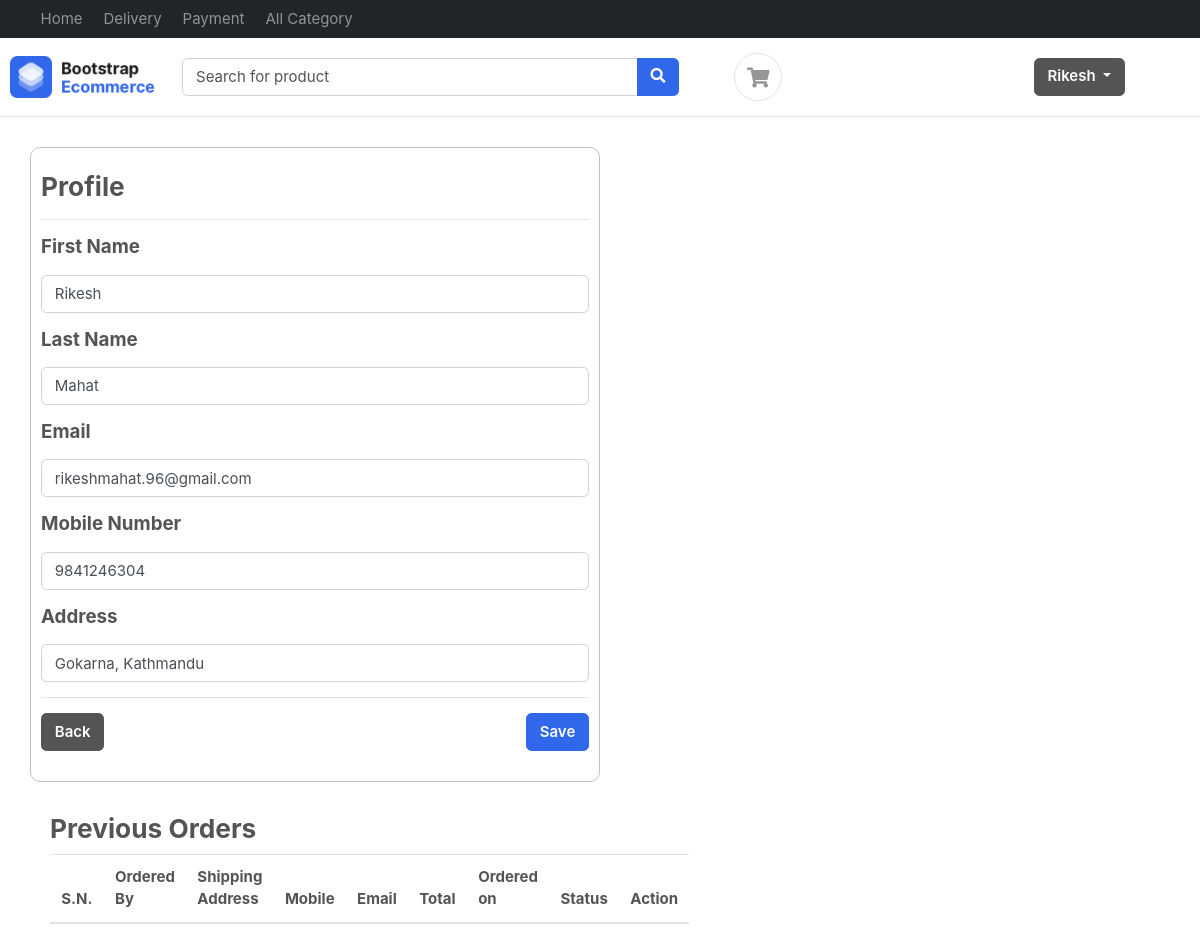
The app's page /accounts/profile/ (signed in), older data.
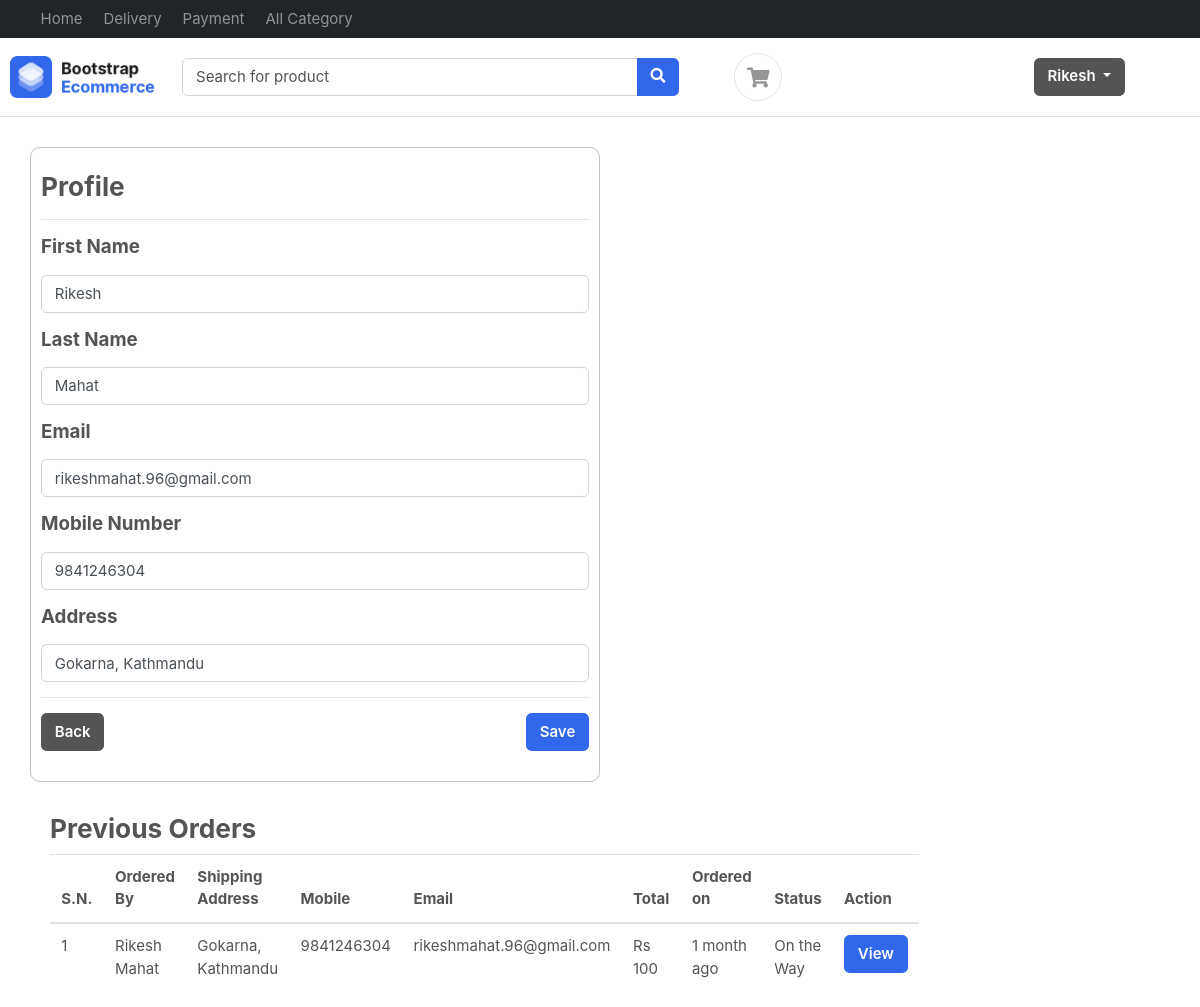
The same page, newer data.
### accounts/models.py (models this page shows, shortened)
class Order(BaseModel):
    cart = models.OneToOneField(Cart, on_delete=models.CASCADE, null=True, blank=True,related_name='orders')
    ordered_by = models.CharField(max_length=200)
    shipping_address = models.CharField(max_length=200)
    mobile = models.CharField(max_length=15)
    email = models.EmailField(null = True, blank=True)
    total = models.PositiveIntegerField()
    order_status = models.CharField(max_length=50, choices = ORDER_STATUS, default = ORDER_STATUS[0][0])
    payment_method = models.CharField(max_length = 50, choices = PAYMENT, default = PAYMENT[0][0])
    payment_completed = models.BooleanField(default=False, null = True, blank = True)

class Cart(BaseModel):
    user = models.ForeignKey(User, on_delete=models.SET_NULL, related_name='carts', null=True, blank=True)
    is_checkedout = models.BooleanField(default=False)

### accounts/views.py (the view, shortened to what this page needs)
# urls.py: path('profile/', customer_profile, name='customer_profile'),
def customer_profile(request):
    userObj = request.user
    user = User.objects.get(id = userObj.id)
    orders = Order.objects.filter(cart__user = user).order_by('-created_at')
    context ={
        'orders' : orders,
    }
    return render(request, 'accounts/profile.html', context)

### templates/accounts/profile.html (shortened to what this page needs)
{% extends 'base/base.html'%}
{%block start%}
 <div class ="container" style="margin-top:2rem;">
    <div class="row">
        <div class ="col-md-6" style="border :0.1px solid #c2c2c2; border-radius:10px;">
            <h3 style="padding-top:1.5rem;">Profile</h3>
            <hr>
            <form method="POST">
            <div class="form-group">
                <div class="form-group">
                  <label> <h5>First Name</h5></label>
                   <input name="fname" value = "{{request.user.first_name | title}}" class="form-control" type="text" required>
                  </div>
                  <div class="form-group">
                  <label> <h5>Last Name</h5></label>
                   <input name="lname" value = "{{request.user.last_name | title}}" class="form-control" type="text" required>
                  </div>
                  <div class="form-group">
                      <label> <h5>Email </h5></label>
                      <input name="email" value = "{{request.user.email}}" class="form-control" placeholder="Mobile Number" type="text" required>
                    </div>
                <div class="form-group">
                  <label> <h5>Mobile Number</h5></label>
                  <input name="mobile" value = "{{request.user.profile.mobile}}" class="form-control" placeholder="Mobile Number" type="text" required>
                </div>
                <div class="form-group">
                  <label> <h5>Address</h5></label>
                  <input name="address" value = "{{request.user.profile.address}}" class="form-control" placeholder="Shipping Address" type="text" required>
                </div>
                <hr>
                <div class="form-group">
                    <a class = "btn btn-secondary" href="{% url 'home' %}">Back</a>
                    <button type="submit" class="btn btn-primary float-right">Save  </button>
                </div>
            </form>
        </div>
    </div>
 </div>
 <div class="container" style="margin-top:2rem">
    <div class="row">
        <div class="col-md-6">
            <h3>Previous Orders</h3>
            <table class="table">
                <thead>
                    <tr>
                        <th>S.N.</th>
                        <th>Ordered By</th>
                        <th>Shipping Address</th>
                        <th>Mobile</th>
                        <th>Email</th>
                        <th>Total</th>
                        <th>Ordered on</th>
                        <th>Status</th>
                        <th>Action</th>
                    </tr>
                </thead>
                <tbody>
                    {%for order in orders%}
                    <tr>
                        <td>{{forloop.counter}}</td>
                        <td>{{order.ordered_by}}</td>
                        <td>{{order.shipping_address}}</td>
                        <td>{{order.mobile}}</td>
                        <td>{{order.cart.user.email}}</td>
                        <td>Rs {{order.total}}</td>
                        <td>{{order.created_at | timesince}} ago</td>
                        <td>{{order.order_status}}</td>
                        <td><a class="btn btn-primary" href="{% url 'view_order' order.uid %}">View</a></td>
                    </tr>
                    {%endfor%}
                </tbody>
            </table>
            </div>
    </div>
    </div>
{%endblock%}

Row changes from the older to the newer data that the page shows:
added Order: ordered_by "Rikesh Mahat", shipping_address "Gokarna, Kathmandu", mobile "9841246304", cart.user.email "rikeshmahat.96@gmail.com", total "100", created_at "1 month", order_status "On the Way"
